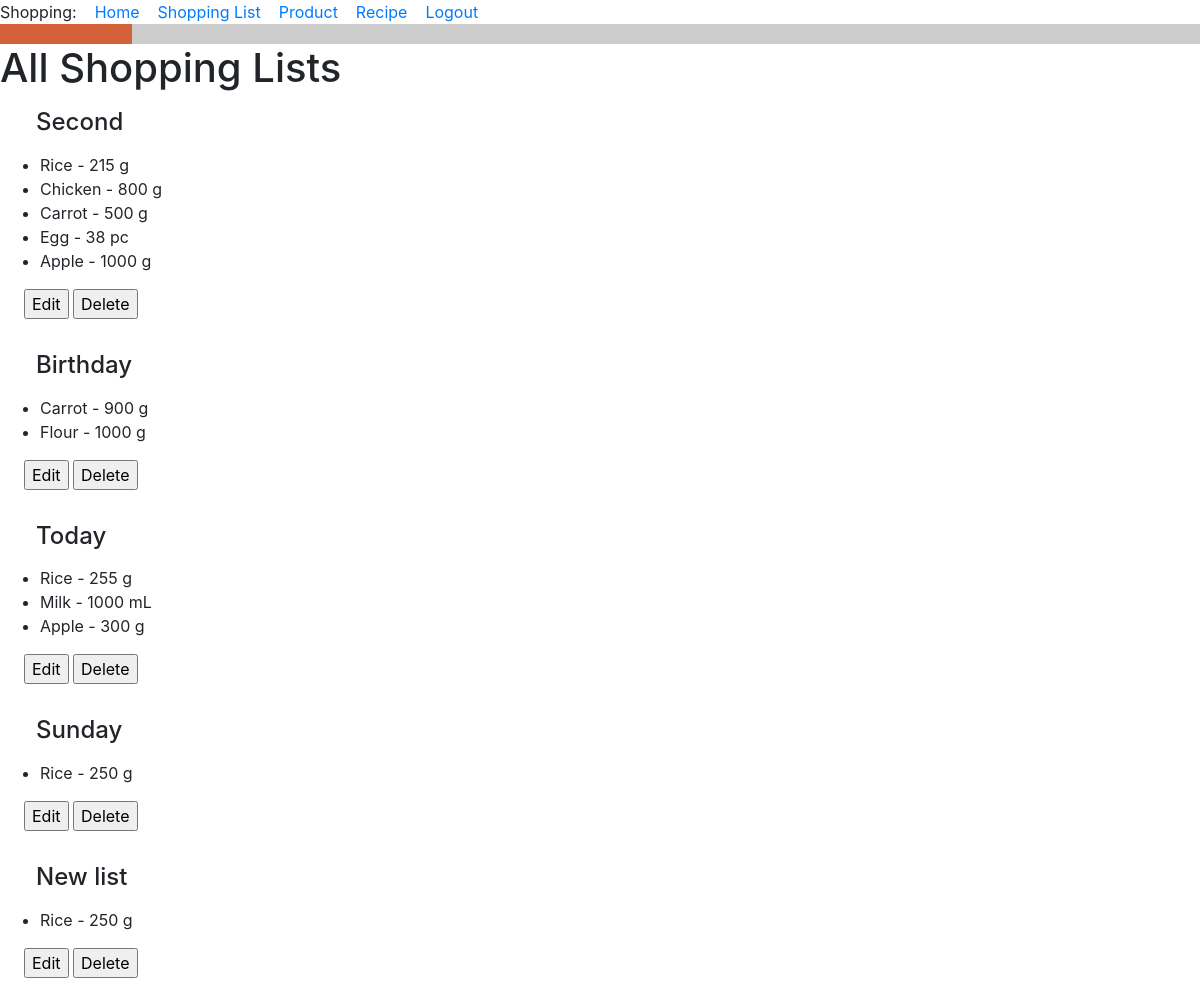
/all_lists (signed in), run on an earlier commit of the app's database.
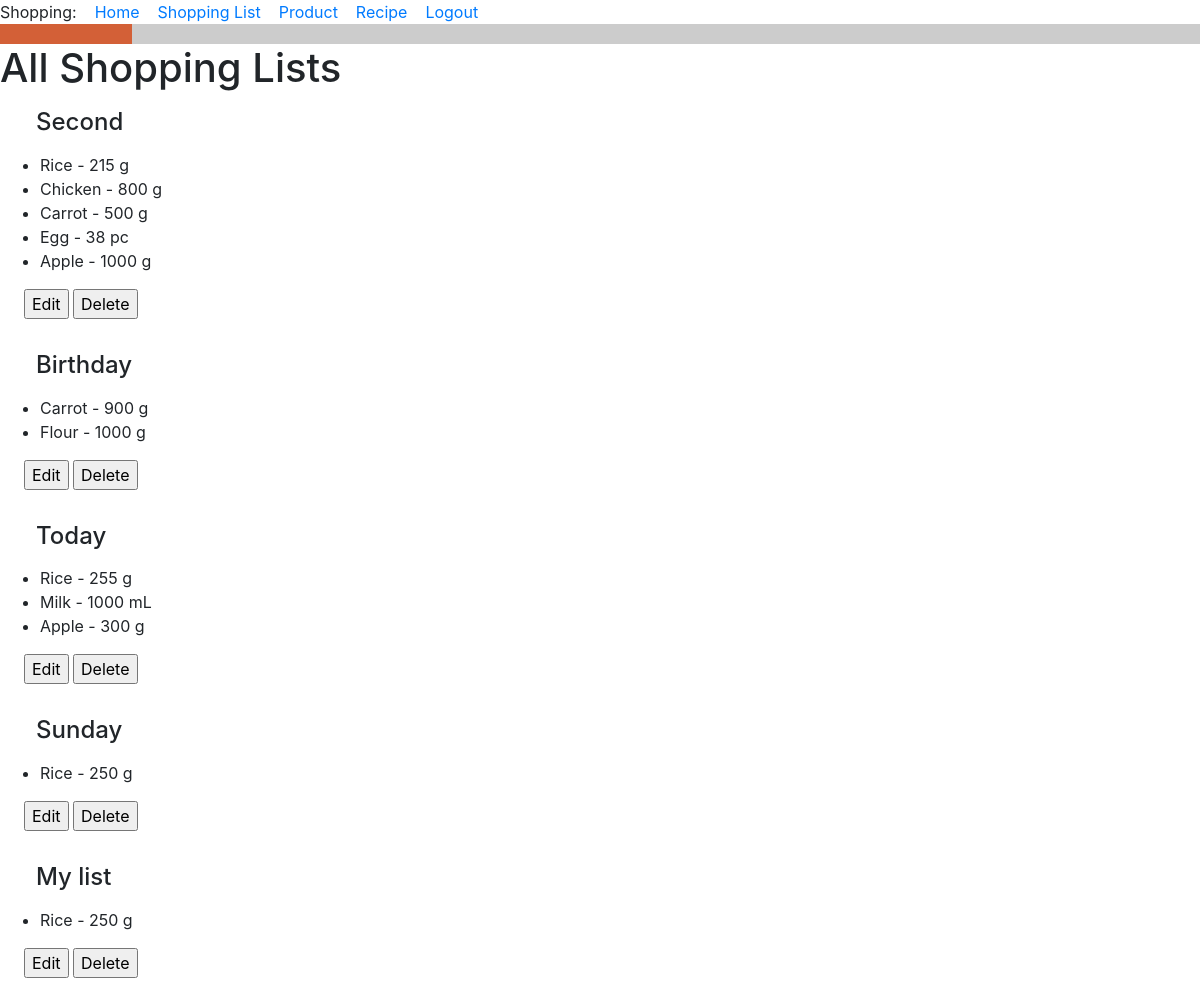
And on a later commit of the database.
### food_app/models.py (models this page shows, shortened)
class ShoppingList(db.Model):
    id = db.Column(db.Integer, primary_key=True)
    title = db.Column(db.String(256), default='')
    owner = db.Column(db.ForeignKey('user.id'))
    items = db.relationship('ShoppingListItem', backref='shopping_list', lazy='dynamic', cascade='all, delete-orphan', passive_deletes=True)
    notes = db.Column(db.Text)
    def __str__(self):
        return f'{self.title}'.capitalize()

### food_app/routes.py (the view)
@app.route('/all_lists', methods=['GET', 'POST'])
@login_required
def all_lists():
    owner = current_user.id
    shopping_lists = ShoppingList.query.filter_by(owner=owner)
    return render_template('all_lists.html', title='All Shopping Lists', owner=owner, shopping_lists=shopping_lists)

### food_app/models.py (called while the page is built)
@login.user_loader
def load_user(id):
    return User.query.get(int(id))

    def __str__(self):
        return f'{self.title}'.capitalize()  # Big first letter only.

    def __str__(self):
        return f'{self.product} - {self.quantity} {self.unit_of_measure}'

### food_app/templates/all_lists.html (shortened to what this page needs)
{% extends "base.html" %}
{% block content %}
<h1>All Shopping Lists</h1>
    {% for shopping_list in shopping_lists %}
<h4><div><p><p style="margin-left:1.5em">{{ shopping_list }}</p></div></h4>
    <div><ul>  {% for item in shopping_list.items %}
        <li>{{ item }}</li>
        {% endfor %}
    </ul>
    </div>
<head>
</head>
<form action="{{ url_for('edit_shopping_list', shopping_list_id=shopping_list.id) }}">
    <p style="margin-left:1.5em"><input class="button" type="submit" value="Edit"></p>
</form>
<form action="{{ url_for('delete_shopping_list', shopping_list_id=shopping_list.id) }}">
    <input class="button" type="submit" value="Delete">
</form>
{% endfor %}
{% endblock %}

What changed in the data, as far as the page shows it:
changed ShoppingList: title "New list" → "My list"
